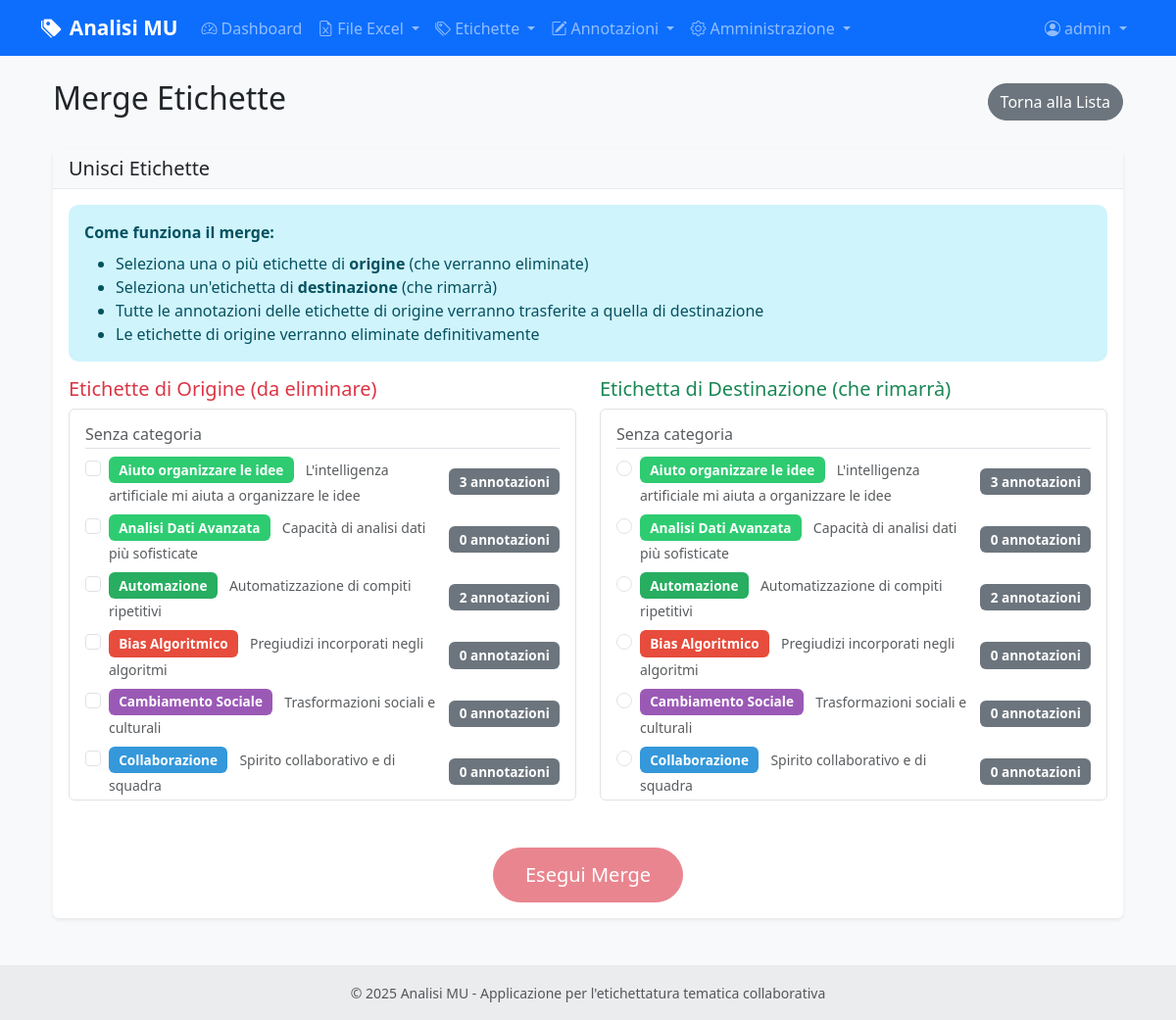
The page /labels/merge (signed in) on the database its author committed.
### models.py (models this page shows, shortened)
class User(UserMixin, db.Model):
    id = db.Column(db.Integer, primary_key=True)
    username = db.Column(db.String(80), unique=True, nullable=False)
    email = db.Column(db.String(120), unique=True, nullable=False)
    password_hash = db.Column(db.String(255), nullable=False)
    role = db.Column(db.String(20), default='annotatore')  # 'amministratore' o 'annotatore'
    is_active = db.Column(db.Boolean, default=True)
    last_login = db.Column(db.DateTime)
    created_at = db.Column(db.DateTime, default=datetime.utcnow)
    updated_at = db.Column(db.DateTime, default=datetime.utcnow, onupdate=datetime.utcnow)
    annotations = db.relationship('CellAnnotation', foreign_keys='CellAnnotation.user_id', backref='user', lazy=True)
    def can_manage_users(self):
        return self.role == 'amministratore'

class Label(db.Model):
    id = db.Column(db.Integer, primary_key=True)
    name = db.Column(db.String(100), nullable=False, unique=True)
    description = db.Column(db.Text)
    category_id = db.Column(db.Integer, db.ForeignKey('category.id'), nullable=True)
    category = db.Column(db.String(50))  # Manteniamo per compatibilità, sarà deprecato
    color = db.Column(db.String(7), default='#007bff')  # Colore HEX
    is_active = db.Column(db.Boolean, default=True)  # Soft delete
    created_at = db.Column(db.DateTime, default=datetime.utcnow)
    updated_at = db.Column(db.DateTime, default=datetime.utcnow, onupdate=datetime.utcnow)
    annotations = db.relationship('CellAnnotation', backref='label', lazy=True, cascade='all, delete-orphan')
    category_obj = db.relationship('Category', foreign_keys=[category_id], back_populates='labels')

### routes/labels.py (the view, shortened to what this page needs)
@labels_bp.route('/merge', methods=['GET', 'POST'])
@login_required
def merge_labels():
    labels = Label.query.order_by(Label.category, Label.name).all()
    labels_by_category = {}
    for label in labels:
        category = label.category or 'Senza categoria'
        if category not in labels_by_category:
            labels_by_category[category] = []
        annotation_count = CellAnnotation.query.filter_by(label_id=label.id).count()
        label_data = {
            'id': label.id,
            'name': label.name,
            'description': label.description,
            'color': label.color,
            'annotation_count': annotation_count
        }
        labels_by_category[category].append(label_data)
    return render_template('labels/merge_labels.html', labels_by_category=labels_by_category)

### templates/labels/merge_labels.html (shortened to what this page needs)
{% extends "base.html" %}
{% block content %}
<div class="container-fluid">
    <div class="row">
        <div class="col-12">
            <div class="d-flex justify-content-between align-items-center mb-4">
                <h2>
                    Merge Etichette
                </h2>
                <a href="{{ url_for('labels.list_labels') }}" class="btn btn-secondary">
                    Torna alla Lista
                </a>
            </div>
            <div class="card">
                <div class="card-header">
                    <h5 class="card-title mb-0">
                        Unisci Etichette
                    </h5>
                </div>
                <div class="card-body">
                    <div class="alert alert-info">
                        <strong>Come funziona il merge:</strong>
                        <ul class="mb-0 mt-2">
                            <li>Seleziona una o più etichette di <strong>origine</strong> (che verranno eliminate)</li>
                            <li>Seleziona un'etichetta di <strong>destinazione</strong> (che rimarrà)</li>
                            <li>Tutte le annotazioni delle etichette di origine verranno trasferite a quella di destinazione</li>
                            <li>Le etichette di origine verranno eliminate definitivamente</li>
                        </ul>
                    </div>
                    <form method="POST">
                        <div class="row">
                            <div class="col-md-6">
                                <h5 class="text-danger">
                                    Etichette di Origine (da eliminare)
                                </h5>
                                <div class="border rounded p-3" style="max-height: 400px; overflow-y: auto;">
                                    {% for category, labels in labels_by_category.items() %}
                                        <div class="mb-3">
                                            <h6 class="text-muted border-bottom pb-1">{{ category }}</h6>
                                            {% for label in labels %}
                                                <div class="form-check mb-2">
                                                    <input class="form-check-input source-label"
                                                           type="checkbox"
                                                           name="source_labels"
                                                           value="{{ label.id }}"
                                                           id="source_{{ label.id }}">
                                                    <label class="form-check-label d-flex justify-content-between align-items-center"
                                                           for="source_{{ label.id }}">
                                                        <span>
                                                            <span class="badge me-2"
                                                                  style="background-color: {{ label.color }}; color: white;">
                                                                {{ label.name }}
                                                            </span>
                                                            <small class="text-muted">{{ label.description }}</small>
                                                        </span>
                                                        <span class="badge bg-secondary">
                                                            {{ label.annotation_count }} annotazioni
                                                        </span>
                                                    </label>
                                                </div>
                                            {% endfor %}
                                        </div>
                                    {% endfor %}
                                </div>
                            </div>
                            <div class="col-md-6">
                                <h5 class="text-success">
                                    Etichetta di Destinazione (che rimarrà)
                                </h5>
                                <div class="border rounded p-3" style="max-height: 400px; overflow-y: auto;">
                                    {% for category, labels in labels_by_category.items() %}
                                        <div class="mb-3">
                                            <h6 class="text-muted border-bottom pb-1">{{ category }}</h6>
                                            {% for label in labels %}
                                                <div class="form-check mb-2">
                                                    <input class="form-check-input target-label"
                                                           type="radio"
                                                           name="target_label"
                                                           value="{{ label.id }}"
                                                           id="target_{{ label.id }}">
                                                    <label class="form-check-label d-flex justify-content-between align-items-center"
                                                           for="target_{{ label.id }}">
                                                        <span>
                                                            <span class="badge me-2"
                                                                  style="background-color: {{ label.color }}; color: white;">
                                                                {{ label.name }}
                                                            </span>
                                                            <small class="text-muted">{{ label.description }}</small>
                                                        </span>
                                                        <span class="badge bg-secondary">
                                                            {{ label.annotation_count }} annotazioni
                                                        </span>
                                                    </label>
                                                </div>
                                            {% endfor %}
                                        </div>
                                    {% endfor %}
                                </div>
                            </div>
                        </div>
                        <div class="text-center mt-4">
                            <button type="submit" class="btn btn-danger btn-lg" id="merge-btn" disabled>
                                Esegui Merge
                            </button>
                        </div>
                    </form>
                </div>
            </div>
        </div>
    </div>
</div>
{% endblock %}

### templates/base.html (shortened to what this page needs)
<!DOCTYPE html>
<html lang="it">
<head>
    <link href="https://cdn.jsdelivr.net/npm/bootstrap@5.3.0/dist/css/bootstrap.min.css" rel="stylesheet">
    <link href="https://cdn.jsdelivr.net/npm/bootstrap-icons@1.10.0/font/bootstrap-icons.css" rel="stylesheet">
    <link href="{{ url_for('static', filename='css/style.css') }}" rel="stylesheet">
</head>
<body>
    <nav class="navbar navbar-expand-lg navbar-dark bg-primary">
        <div class="container">
            <a class="navbar-brand" href="{{ url_for('main.index') }}">
                <i class="bi bi-tags-fill me-2"></i>Analisi MU
            </a>
            <div class="collapse navbar-collapse" id="navbarNav">
                <ul class="navbar-nav me-auto">
                    {% if current_user.is_authenticated %}
                    <li class="nav-item">
                        <a class="nav-link" href="{{ url_for('main.dashboard') }}">
                            <i class="bi bi-speedometer2 me-1"></i>Dashboard
                        </a>
                    </li>
                    <li class="nav-item dropdown">
                        <a class="nav-link dropdown-toggle" href="#" id="excelDropdown" role="button" data-bs-toggle="dropdown">
                            <i class="bi bi-file-earmark-excel me-1"></i>File Excel
                        </a>
                    </li>
                    <li class="nav-item dropdown">
                        <a class="nav-link dropdown-toggle" href="#" id="labelsDropdown" role="button" data-bs-toggle="dropdown">
                            <i class="bi bi-tags me-1"></i>Etichette
                        </a>
                    </li>
                    <li class="nav-item dropdown">
                        <a class="nav-link dropdown-toggle" href="#" id="annotationDropdown" role="button" data-bs-toggle="dropdown">
                            <i class="bi bi-pencil-square me-1"></i>Annotazioni
                        </a>
                    </li>
                    {% if current_user.can_manage_users() %}
                    <li class="nav-item dropdown">
                        <a class="nav-link dropdown-toggle" href="#" id="adminDropdown" role="button" data-bs-toggle="dropdown">
                            <i class="bi bi-gear me-1"></i>Amministrazione
                        </a>
                    </li>
                    {% endif %}
                    {% endif %}
                </ul>
                <ul class="navbar-nav">
                    {% if current_user.is_authenticated %}
                    <li class="nav-item dropdown">
                        <a class="nav-link dropdown-toggle" href="#" id="userDropdown" role="button" data-bs-toggle="dropdown">
                            <i class="bi bi-person-circle me-1"></i>{{ current_user.username }}
                        </a>
                    </li>
                    {% endif %}
                </ul>
            </div>
        </div>
    </nav>
    <main class="container my-4">
        {% block content %}{% endblock %}
    </main>
    <footer class="bg-light text-center text-lg-start mt-5">
        <div class="text-center p-3" style="background-color: rgba(0, 0, 0, 0.05);">
            <small class="text-muted">
                © 2025 Analisi MU - Applicazione per l'etichettatura tematica collaborativa
            </small>
        </div>
    </footer>
</body>
</html>

### static/css/style.css (style rules this page uses)
:root { --primary-color: #007bff; --success-color: #28a745; --warning-color: #ffc107; --danger-color: #dc3545; --info-color: #17a2b8; --light-color: #f8f9fa; --dark-color: #343a40; }
body { font-family: 'Segoe UI', Tahoma, Geneva, Verdana, sans-serif; background-color: #f8f9fa; }
.navbar-brand { font-weight: 600; font-size: 1.3rem; }
.card { border: none; box-shadow: 0 0.125rem 0.25rem rgba(0, 0, 0, 0.075); transition: box-shadow 0.15s ease-in-out; }
.card-header { background-color: #f8f9fa; border-bottom: 1px solid #e9ecef; font-weight: 600; }
.btn { border-radius: 50px; font-weight: 500; transition: all 0.2s ease; }
.btn-lg { border-radius: 50px; padding: 0.75rem 2rem; }
.btn:disabled { opacity: 0.6; cursor: not-allowed; }
.alert { border: none; border-radius: 10px; }
.badge { font-size: 0.85em; padding: 0.5em 0.75em; }

### rows shown on the page
User: username "admin"
Label: name "Aiuto organizzare le idee", description "L'intelligenza artificiale mi aiuta a organizzare le idee", annotation_count "3"
Label: name "Analisi Dati Avanzata", description "Capacità di analisi dati più sofisticate", annotation_count "0"
Label: name "Automazione", description "Automatizzazione di compiti ripetitivi", annotation_count "2"
Label: name "Bias Algoritmico", description "Pregiudizi incorporati negli algoritmi", annotation_count "0"
Label: name "Cambiamento Sociale", description "Trasformazioni sociali e culturali", annotation_count "0"
Label: name "Collaborazione", description "Spirito collaborativo e di squadra", annotation_count "0"

### other values the page prints
{{ category }} "Senza categoria"
